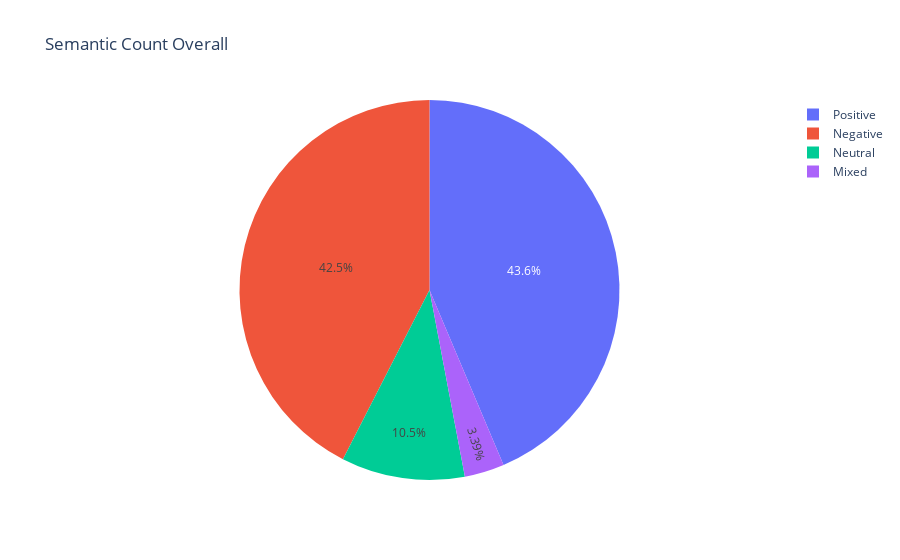

Source (notebook cell):
### Code cell
sentiment_chart=input_survey.groupby('Sentiment').size()
fig = px.pie(values=sentiment_chart,names=sentiment_chart.index,title='Semantic Count Overall')
fig.show()

### Figure 1 — Plotly figure (JSON) as saved in the notebook; plotly's stock layout.template omitted (floating-point values rounded to 4 significant figures)
{"data": [{"domain": {"x": [0, 1], "y": [0, 1]}, "hovertemplate": "label=%{label}<br>value=%{value}<extra></extra>", "labels": ["Mixed", "Negative", "Neutral", "Positive"], "legendgroup": "", "name": "", "showlegend": true, "type": "pie", "values": [88, 1103, 273, 1133]}], "layout": {"legend": {"tracegroupgap": 0}, "title": {"text": "Semantic Count Overall"}}}
